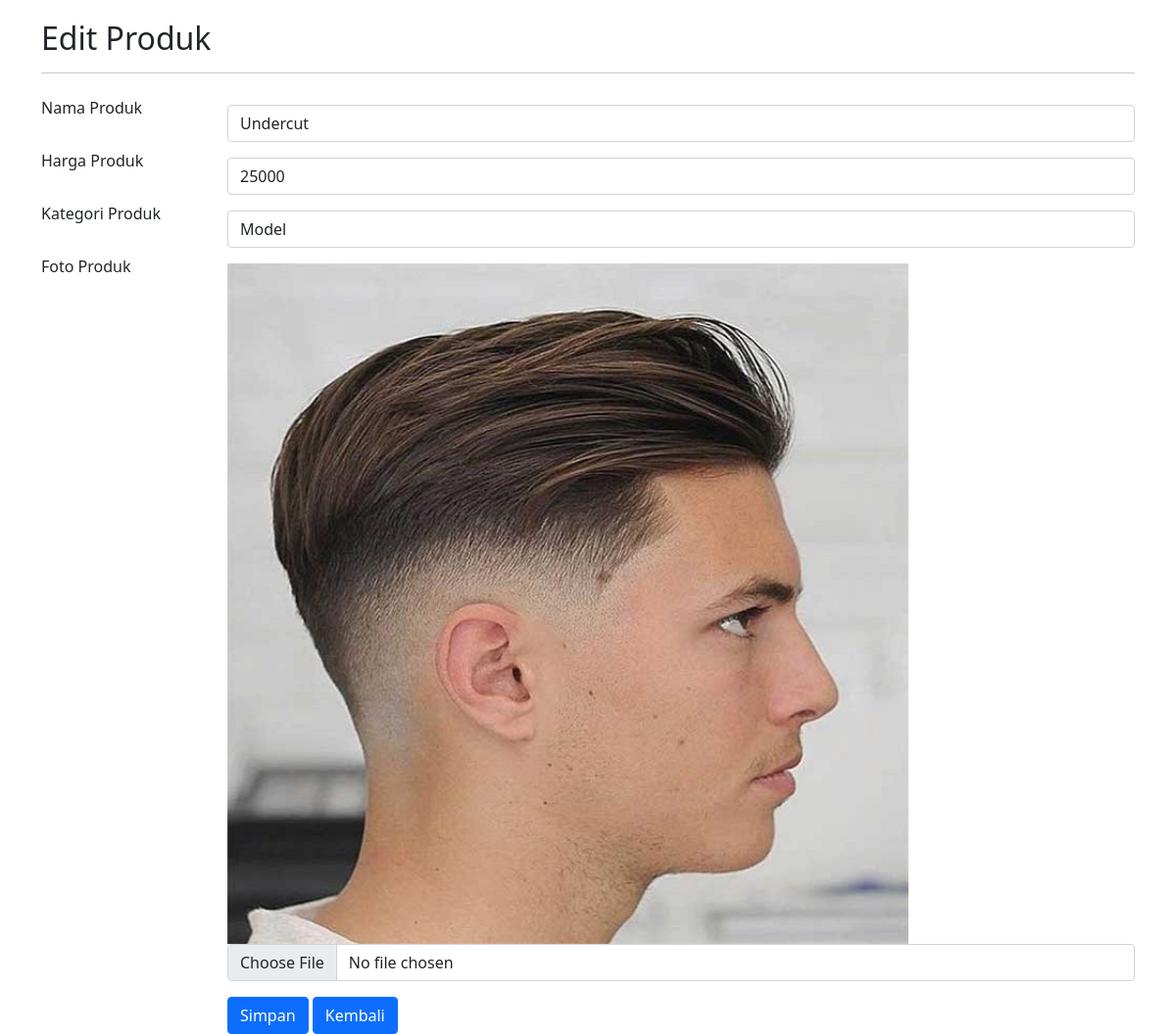
The page /admin/admin-edit.php?Id_Produk=18 on the database its author committed.
### tables this page shows
CREATE TABLE `produk` (
  `Id_Produk` int(255) NOT NULL,
  `Nama_Produk` varchar(255) NOT NULL,
  `Harga_Produk` int(255) NOT NULL,
  `Kategori_Produk` varchar(255) NOT NULL,
  `Foto_Produk` varchar(255) NOT NULL
);

### admin/admin-edit.php (the view, shortened to what this page needs)
<!doctype html>
<html lang="en">
<head>
    <link href="https://cdn.jsdelivr.net/npm/bootstrap@5.0.2/dist/css/bootstrap.min.css" rel="stylesheet">
</head>
<?php
require '../koneksi.php';
$id = $_GET['Id_Produk'];
$sql = "Select * From produk where Id_Produk = '$id'";
$query = mysqli_query($koneksi, $sql);
$data = mysqli_fetch_assoc($query);
?>
<body>
    <div class="container" style="margin-top:20px">
        <h2>Edit Produk</h2>
        <hr>
        <form action="" method="POST" enctype="multipart/form-data">
            <div class="form-group row">
                <label class="col-sm-2 col-form-label">Nama Produk</label>
                <div class="col-sm-10 mt-3">
                    <input type="text" name="nama_produk" value="<?php echo $data['Nama_Produk']; ?>" class="form-control" size="4" required>
                </div>
            </div>
            <div class="form-group row">
                <label class="col-sm-2 col-form-label">Harga Produk</label>
                <div class="col-sm-10 mt-3">
                    <input type="number" min="1" step="any" name="harga" value="<?php echo $data['Harga_Produk']; ?>" class="form-control" required>
                </div>
            </div>
            <div class="form-group row">
                <label class="col-sm-2 col-form-label">Kategori Produk</label>
                <div class="col-sm-10 mt-3">
                    <input type="text" name="kategori" value="<?php echo $data['Kategori_Produk']; ?>" class="form-control" required>
                </div>
            </div>
            <div class="form-group row">
                <label class="col-sm-2 col-form-label">Foto Produk</label>
                <div class="col-sm-10 mt-3">
                    <img src="../upload/<?php echo $data['Foto_Produk']; ?>" alt="<?php echo $data['Nama_Produk']; ?>" width="75%">
                    <input type="file" name="foto_produk" class="form-control">
                </div>
            </div>
            <div class="form-group row">
                <label class="col-sm-2 col-form-label">&nbsp;</label>
                <div class="col-sm-10 mt-3">
                    <input type="submit" name="submit" class="btn btn-primary" value="Simpan">
                    <input type="button" onClick="javascript:history.back()" class="btn btn-primary" value="Kembali">
                </div>
            </div>
        </form>
    </div>

### rows shown on the page
produk: nama_produk "Undercut", harga "25000", kategori "Model", Foto_Produk (picture)
